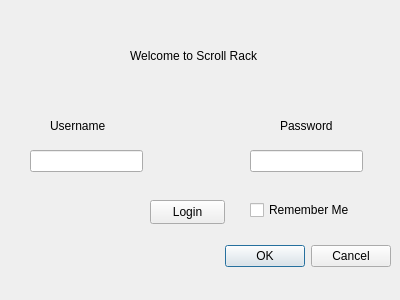
<?xml version="1.0" encoding="UTF-8"?>
<ui version="4.0">
 <class>Dialog</class>
 <widget class="QDialog" name="Dialog">
  <property name="geometry">
   <rect>
    <x>0</x>
    <y>0</y>
    <width>400</width>
    <height>300</height>
   </rect>
  </property>
  <property name="windowTitle">
   <string>Dialog</string>
  </property>
  <widget class="QDialogButtonBox" name="buttonBox">
   <property name="geometry">
    <rect>
     <x>50</x>
     <y>240</y>
     <width>341</width>
     <height>32</height>
    </rect>
   </property>
   <property name="orientation">
    <enum>Qt::Horizontal</enum>
   </property>
   <property name="standardButtons">
    <set>QDialogButtonBox::Cancel|QDialogButtonBox::Ok</set>
   </property>
  </widget>
  <widget class="QLabel" name="label">
   <property name="geometry">
    <rect>
     <x>50</x>
     <y>110</y>
     <width>61</width>
     <height>31</height>
    </rect>
   </property>
   <property name="text">
    <string>Username</string>
   </property>
  </widget>
  <widget class="QLabel" name="label_2">
   <property name="geometry">
    <rect>
     <x>280</x>
     <y>110</y>
     <width>81</width>
     <height>31</height>
    </rect>
   </property>
   <property name="text">
    <string>Password</string>
   </property>
  </widget>
  <widget class="QLineEdit" name="username">
   <property name="geometry">
    <rect>
     <x>30</x>
     <y>150</y>
     <width>113</width>
     <height>22</height>
    </rect>
   </property>
  </widget>
  <widget class="QLineEdit" name="password">
   <property name="geometry">
    <rect>
     <x>250</x>
     <y>150</y>
     <width>113</width>
     <height>22</height>
    </rect>
   </property>
  </widget>
  <widget class="QLabel" name="label_3">
   <property name="geometry">
    <rect>
     <x>130</x>
     <y>30</y>
     <width>161</width>
     <height>51</height>
    </rect>
   </property>
   <property name="text">
    <string>Welcome to Scroll Rack</string>
   </property>
  </widget>
  <widget class="QPushButton" name="loginBtn">
   <property name="geometry">
    <rect>
     <x>150</x>
     <y>200</y>
     <width>75</width>
     <height>24</height>
    </rect>
   </property>
   <property name="text">
    <string>Login</string>
   </property>
  </widget>
  <widget class="QCheckBox" name="checkBox">
   <property name="geometry">
    <rect>
     <x>250</x>
     <y>200</y>
     <width>111</width>
     <height>20</height>
    </rect>
   </property>
   <property name="text">
    <string>Remember Me</string>
   </property>
  </widget>
 </widget>
 <resources/>
 <connections>
  <connection>
   <sender>buttonBox</sender>
   <signal>accepted()</signal>
   <receiver>Dialog</receiver>
   <slot>accept()</slot>
   <hints>
    <hint type="sourcelabel">
     <x>248</x>
     <y>254</y>
    </hint>
    <hint type="destinationlabel">
     <x>157</x>
     <y>274</y>
    </hint>
   </hints>
  </connection>
  <connection>
   <sender>buttonBox</sender>
   <signal>rejected()</signal>
   <receiver>Dialog</receiver>
   <slot>reject()</slot>
   <hints>
    <hint type="sourcelabel">
     <x>316</x>
     <y>260</y>
    </hint>
    <hint type="destinationlabel">
     <x>286</x>
     <y>274</y>
    </hint>
   </hints>
  </connection>
 </connections>
</ui>
